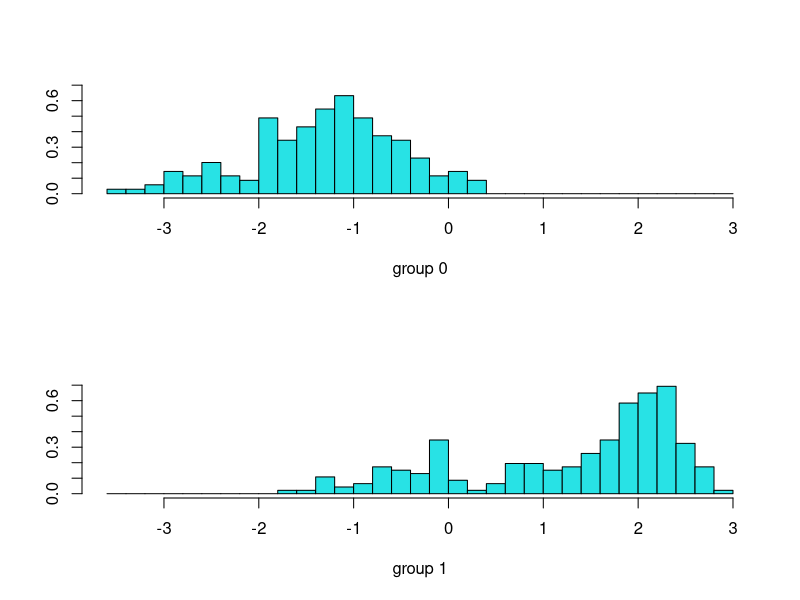

Generate this figure with R:
# CLASSIFICATION MODELS TO PREDICT IF CRIME RATE IS BELOW OR ABOVE MEAN

#------------------------------------------------------------------------------------------------------- 

# DATA AND VISUALIZATION

# call the MASS library and attach the data
library(MASS)
attach(Boston); names(Boston) # plus whatever you need

# crime rate below mean = 0; above mean = 1
crim01 = as.numeric(crim >= median(crim))

#------------------------------------------------------------------------------------------------------- 

# SPLIT THE DATA INTO A TRAIN AND TEST SETS

# take 1/5 of the data to form a test set
n = floor(length(crim)/5); test = 1:n


crimtrain = crim01[-test]; crimtest = crim01[test]
datatrain = Boston[-test,]; datatest = Boston[test,]

#------------------------------------------------------------------------------------------------------- 

# LOGISTIC REGRESSION

crim.glm = glm(crimtrain ~ zn + indus + chas + nox + rm + age + dis + rad + tax + ptratio + black + lstat + medv, family = binomial, data = datatrain)
summary(crim.glm)

crim.probs = predict(crim.glm, datatest, type = 'response')
n = length(crimtest); crim.pred = rep(0, n)
crim.pred[crim.probs > .5] = 1

table(crim.pred, crimtest)
mean(crim.pred == crimtest)

#------------------------------------------------------------------------------------------------------- 

# LINEAR DISCRIMINANT ANALYSIS

crim.lda = lda(crimtrain ~ zn + indus + chas + nox + rm + age + dis + rad + tax + ptratio + black + lstat + medv, data = datatrain)
plot(crim.lda)

crim.pred = predict(crim.lda, datatest)
crim.class = crim.pred$class

table(crim.class, crimtest)
mean(crim.class == crimtest)

#------------------------------------------------------------------------------------------------------- 

# QUADRATIC DISCRIMINANT ANALYSIS

crim.qda = qda(crimtrain ~ zn + indus + chas + nox + rm + age + dis + rad + tax + ptratio + black + lstat + medv, data = datatrain)

crim.pred = predict(crim.qda, datatest)
crim.class = crim.pred$class

table(crim.class, crimtest)
mean(crim.class == crimtest)

#------------------------------------------------------------------------------------------------------- 

# K-NEAREST NEIGHBORS

# k = 1
library(class)
knn.pred = knn(datatrain[-1], datatest[-1], crimtrain, k = 1)

table(crimtest, knn.pred)
mean(crimtest == knn.pred)

# k = 15
knn.pred = knn(datatrain[-1], datatest[-1], crimtrain, k = 15)

table(crimtest, knn.pred)
mean(crimtest == knn.pred)

